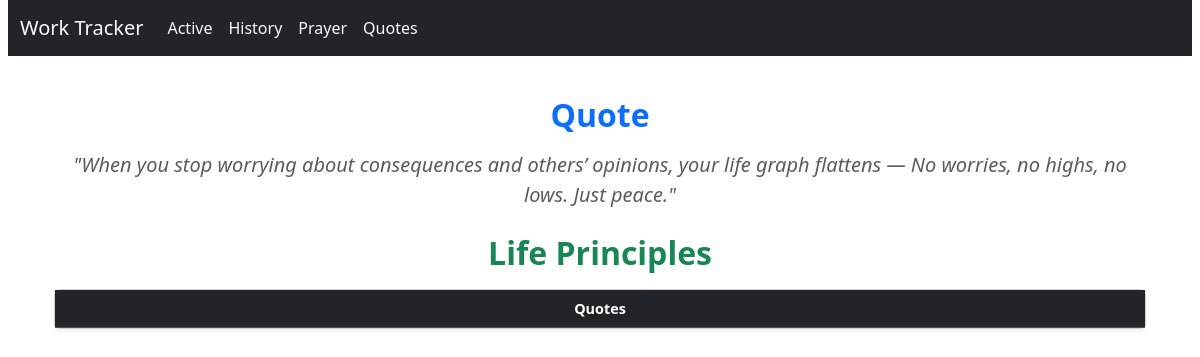
The app's page /quotes/, older data.
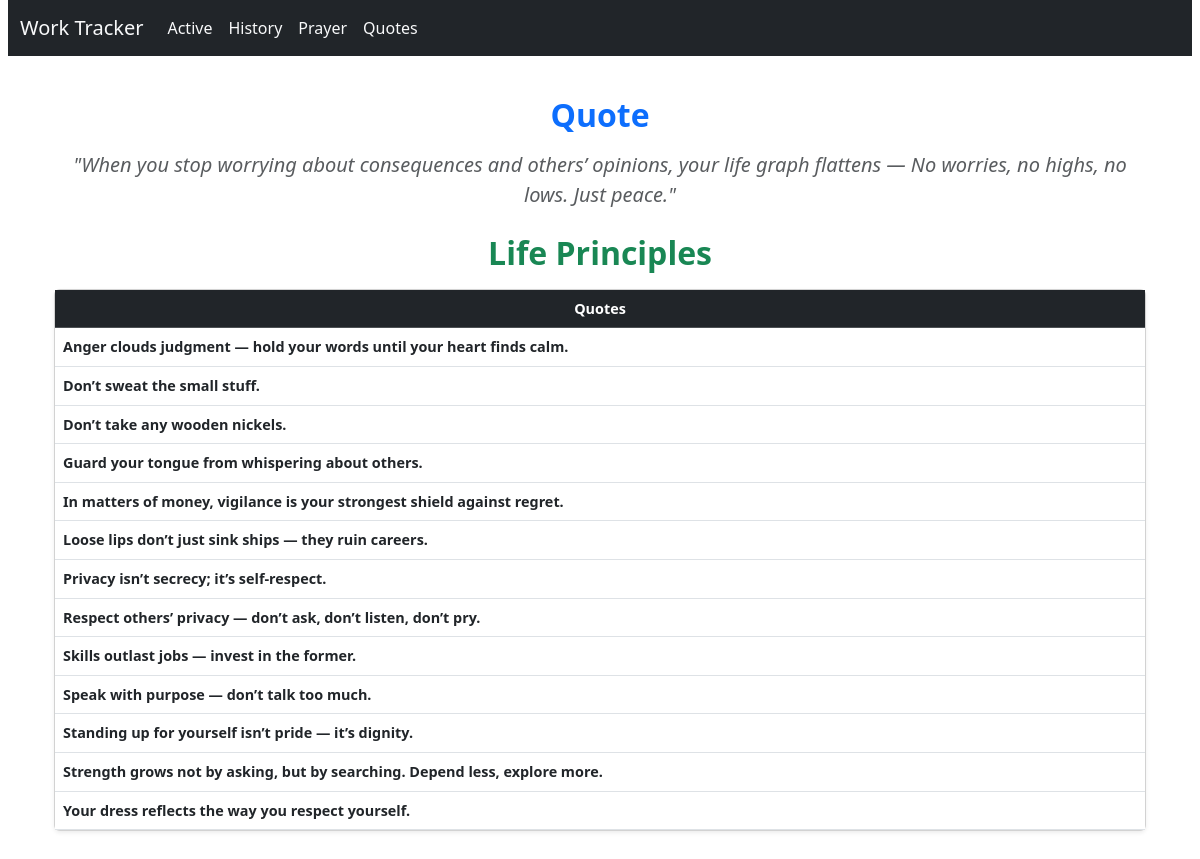
The same page, newer data.
### tracker/models.py (models this page shows, shortened)
class LifePrinciple(models.Model):
    principle = models.TextField()
    meaning = models.TextField()

### tracker/views.py (the view)
# urls.py: path('quotes/', views.quotes, name='quotes')
def quotes(request):
    principles = LifePrinciple.objects.all().order_by('principle')
    return render(request, 'tracker/quotes.html', {'principles': principles})

### tracker/templates/tracker/quotes.html (shortened to what this page needs)
{% extends 'tracker/base.html' %}
{% block content %}
<div class="container py-3">
  <div class="text-center mb-4">
    <h2 class="fw-bold text-primary">Quote</h2>
    <blockquote class="blockquote mt-3">
      <p class="fs-5 fst-italic text-muted">
        "When you stop worrying about consequences and others’ opinions, your life graph flattens —
        No worries, no highs, no lows. Just peace."
      </p>
    </blockquote>
  </div>
  <div class="mb-4">
    <h2 class="fw-bold text-success text-center mb-3">Life Principles</h2>
    <div class="card shadow-sm">
      <div class="card-body p-0">
        <table class="table table-hover mb-0 align-middle">
          <thead class="table-dark text-center">
            <tr>
              <th>Quotes</th>
            </tr>
          </thead>
          <tbody>
            {% for principle in principles %}
            <tr class="principle-row" data-id="{{ principle.id }}" data-meaning="{{ principle.meaning|escapejs }}">
              <td colspan="2" class="fw-semibold text-dark">
                <a href="#" class="text-decoration-none text-dark">
                  {{ principle.principle }}
                </a>
              </td>
            </tr>
            {% endfor %}
          </tbody>
        </table>
      </div>
    </div>
  </div>
</div>
{% endblock %}

### tracker/templates/tracker/base.html (shortened to what this page needs)
<!DOCTYPE html>
<html>
<head>
  <link href="https://cdn.jsdelivr.net/npm/bootstrap@5.3.3/dist/css/bootstrap.min.css" rel="stylesheet">
</head>
<body>
<nav class="navbar navbar-expand-lg navbar-dark bg-dark">
  <div class="container-fluid">
    <a class="navbar-brand text-light" href='{% url "task_list" %}'>Work Tracker</a>
    <div class="collapse navbar-collapse" id="navbarNav">
      <ul class="navbar-nav">
        <li class="nav-item">
          <a class="nav-link text-light" href="{% url 'task_list' %}">Active</a>
        </li>
      </ul>
      <ul class="navbar-nav">
        <li class="nav-item">
          <a class="nav-link text-light" href="{% url 'task_history' %}">History</a>
        </li>
      </ul>
      <ul class="navbar-nav">
        <li class="nav-item">
          <a class="nav-link text-light" href="{% url 'prayer' %}">Prayer</a>
        </li>
      </ul>
      <ul class="navbar-nav">
        <li class="nav-item">
          <a class="nav-link text-light" href="{% url 'quotes' %}">Quotes</a>
        </li>
      </ul>
    </div>
  </div>
</nav>
<div class="container">
  <br />
  {% block content %}{% endblock %}
</div>
</body>
</html>

### tracker/templates/tracker/base.html (style rules this page uses)
body { padding: 0 8px; }
.table td, .table th { vertical-align: middle; font-size: 0.9rem; }

Row changes from the older to the newer data that the page shows:
added LifePrinciple: principle "Anger clouds judgment — hold your words until your heart finds calm."
added LifePrinciple: principle "Don’t sweat the small stuff."
added LifePrinciple: principle "Don’t take any wooden nickels."
added LifePrinciple: principle "Guard your tongue from whispering about others."
added LifePrinciple: principle "In matters of money, vigilance is your strongest shield against regret."
added LifePrinciple: principle "Loose lips don’t just sink ships — they ruin careers."
added LifePrinciple: principle "Privacy isn’t secrecy; it’s self-respect."
added LifePrinciple: principle "Respect others’ privacy — don’t ask, don’t listen, don’t pry."
added LifePrinciple: principle "Skills outlast jobs — invest in the former."
added LifePrinciple: principle "Speak with purpose — don’t talk too much."
added LifePrinciple: principle "Standing up for yourself isn’t pride — it’s dignity."
added LifePrinciple: principle "Strength grows not by asking, but by searching. Depend less, explore more."
added LifePrinciple: principle "Your dress reflects the way you respect yourself."
